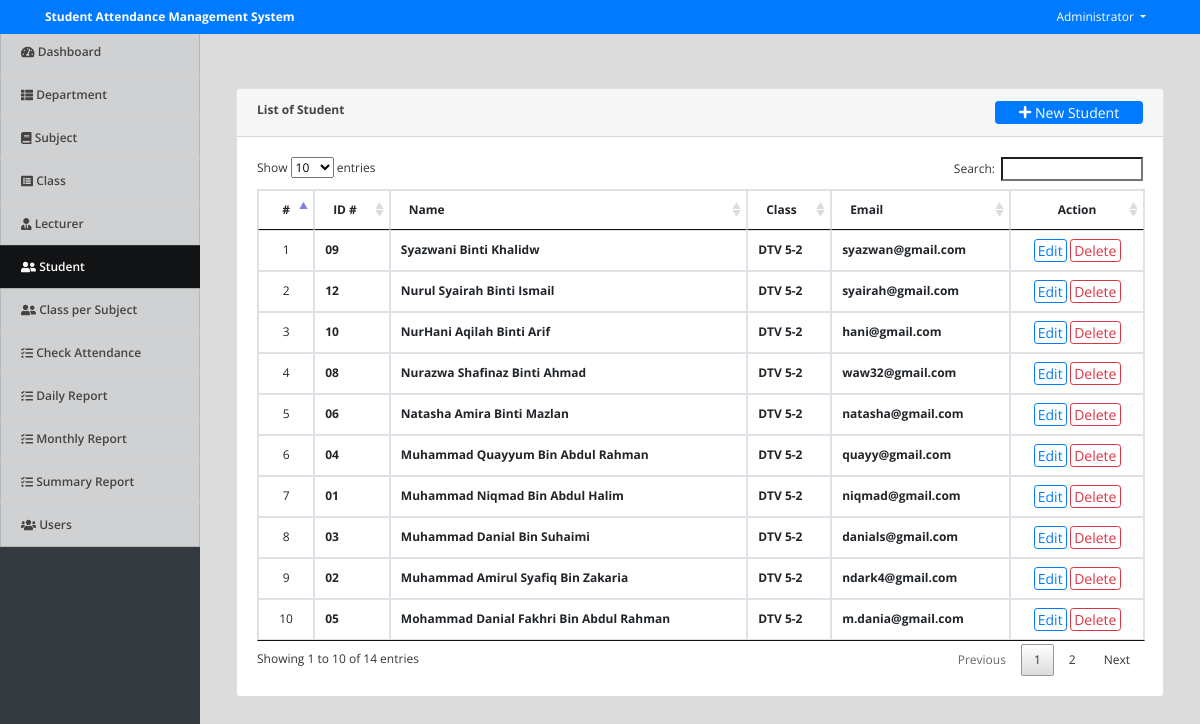
The app's page /index.php?page=students (signed in) with its own data.
### tables this page shows
CREATE TABLE `students` (
  `id` int(30) NOT NULL,
  `id_no` varchar(50) NOT NULL,
  `class_id` int(30) NOT NULL,
  `name` text NOT NULL,
  `date_created` datetime NOT NULL DEFAULT current_timestamp(),
  `email` text DEFAULT NULL
);

### students.php (the view, shortened to what this page needs)
<?php include('db_connect.php');?>
<div class="container-fluid">
	<div class="col-lg-12">
		<div class="row">
			<div class="col-md-12">
				<div class="card">
					<div class="card-header">
						<b>List of Student</b>
						<span class="float:right"><a class="btn btn-primary btn-block btn-sm col-sm-2 float-right" href="javascript:void(0)" id="new_student">
					<i class="fa fa-plus"></i> New Student
				</a></span>
					</div>
					<div class="card-body">
						<table class="table table-condensed table-bordered table-hover">
							<thead>
								<tr>
									<th class="text-center">#</th>
									<th class="">ID #</th>
									<th class="">Name</th>
									<th class="">Class</th>
									<th class="">Email</th>
									<th class="text-center">Action</th>
								</tr>
							</thead>
							<tbody>
								<?php
								$i = 1;
								$student = $conn->query("SELECT s.*,concat(co.course,' ',c.level,'-',c.section) as `class` FROM students s inner join `class` c on c.id = s.class_id inner join courses co on co.id = c.course_id order by s.name desc ");
								while($row=$student->fetch_assoc()):
								?>
								<tr>
									<td class="text-center"><?php echo $i++ ?></td>
									<td>
										<p> <b><?php echo $row['id_no'] ?></b></p>
									</td>
									<td>
										<p> <b><?php echo ucwords($row['name']) ?></b></p>
									</td>
									<td class="">
										 <p> <b><?php echo $row['class'] ?></b></p>
									</td>
									<td>
										<p> <b><?php echo $row['email'] ?></b></p>
									</td>
									<td class="text-center">
										<button class="btn btn-sm btn-outline-primary edit_student" type="button" data-id="<?php echo $row['id'] ?>" >Edit</button>
										<button class="btn btn-sm btn-outline-danger delete_student" type="button" data-id="<?php echo $row['id'] ?>">Delete</button>
									</td>
								</tr>
								<?php endwhile; ?>
							</tbody>
						</table>
					</div>
				</div>
			</div>
		</div>
	</div>
</div>

### index.php (shortened to what this page needs)
<!DOCTYPE html>
<html lang="en">
<head>
<?php
 include('./header.php');
 ?>
</head>
<body>
	<?php include 'topbar.php' ?>
	<?php include 'navbar.php' ?>
  <main id="view-panel" >
      <?php $page = isset($_GET['page']) ? $_GET['page'] :'home'; ?>
  	<?php include $page.'.php' ?>
  </main>
</body>
</html>

### header.php (shortened to what this page needs)
  <link rel="stylesheet" href="assets/font-awesome/css/all.min.css">
<link href="assets/vendor/bootstrap/css/bootstrap.min.css" rel="stylesheet">
<link href="assets/vendor/icofont/icofont.min.css" rel="stylesheet">
<link href="assets/vendor/boxicons/css/boxicons.min.css" rel="stylesheet">
<link href="assets/vendor/venobox/venobox.css" rel="stylesheet">
<link href="assets/vendor/animate.css/animate.min.css" rel="stylesheet">
<link href="assets/vendor/remixicon/remixicon.css" rel="stylesheet">
<link href="assets/vendor/owl.carousel/assets/owl.carousel.min.css" rel="stylesheet">
<link href="assets/vendor/bootstrap-datepicker/css/bootstrap-datepicker.min.css" rel="stylesheet">
<link href="assets/DataTables/datatables.min.css" rel="stylesheet">
<link href="assets/css/jquery.datetimepicker.min.css" rel="stylesheet">
<link href="assets/css/select2.min.css" rel="stylesheet">
<link href="assets/css/style.css" rel="stylesheet">
<link type="text/css" rel="stylesheet" href="assets/css/jquery-te-1.4.0.css">

### topbar.php (shortened to what this page needs)
<nav class="navbar navbar-light fixed-top bg-primary" style="padding:0">
  <div class="container-fluid mt-2 mb-2">
  	<div class="col-lg-12">
      <div class="col-md-4 float-left text-white">
        <large><b><?php echo isset($_SESSION['system']['name']) ? $_SESSION['system']['name'] : '' ?></b></large>
      </div>
	  	<div class="float-right">
        <div class=" dropdown mr-4">
            <a href="#" class="text-white dropdown-toggle"  id="account_settings" data-toggle="dropdown" aria-haspopup="true" aria-expanded="false"><?php echo $_SESSION['login_name'] ?> </a>
        </div>
      </div>
  </div>
</nav>

### navbar.php (shortened to what this page needs)
<nav id="sidebar" class='mx-lt-5 bg-dark' >
		<div class="sidebar-list">
				<a href="index.php?page=home" class="nav-item nav-home"><span class='icon-field'><i class="fa fa-tachometer-alt "></i></span> Dashboard</a>
				<?php if($_SESSION['login_faculty_id'] <= 0): ?>
				<a href="index.php?page=courses" class="nav-item nav-courses"><span class='icon-field'><i class="fa fa-th-list "></i></span> Department</a>
				<a href="index.php?page=subjects" class="nav-item nav-subjects"><span class='icon-field'><i class="fa fa-book "></i></span> Subject</a>
				<a href="index.php?page=class" class="nav-item nav-class"><span class='icon-field'><i class="fa fa-list-alt "></i></span> Class</a>
				<a href="index.php?page=faculty" class="nav-item nav-faculty"><span class='icon-field'><i class="fa fa-user-tie "></i></span> Lecturer</a>
				<a href="index.php?page=students" class="nav-item nav-students"><span class='icon-field'><i class="fa fa-user-friends "></i></span> Student</a>
				<a href="index.php?page=class_subject" class="nav-item nav-class_subject"><span class='icon-field'><i class="fa fa-user-friends "></i></span> Class per Subject</a>
				<?php endif; ?>
				<a href="index.php?page=check_attendance" class="nav-item nav-check_attendance"><span class='icon-field'><i class="fa fa-tasks "></i></span> Check Attendance</a>
				<a href="index.php?page=attendance_record" class="nav-item nav-attendance_record"><span class='icon-field'><i class="fa fa-tasks "></i></span> Daily Report</a>
				<a href="index.php?page=attendance_report" class="nav-item nav-attendance_report"><span class='icon-field'><i class="fa fa-tasks "></i></span> Monthly Report</a>
				<a href="index.php?page=attendance_report2" class="nav-item nav-attendance_report2"><span class='icon-field'><i class="fa fa-tasks "></i></span> Summary Report</a>
				<?php if($_SESSION['login_type'] == 1): ?>
				<a href="index.php?page=users" class="nav-item nav-users"><span class='icon-field'><i class="fa fa-users "></i></span> Users</a>
			<?php endif; ?>
		</div>
</nav>

### assets/css/style.css (style rules this page uses)
body { font-family: "Open Sans", sans-serif; color: #444444; width: 100%; height: calc(100%); font-size: 12px; }
a { color: #1977cc; }
nav#sidebar { height: calc(100%); position: fixed; z-index: 99; left: 0; width: 200px; font-size: 12px; top: 2.5em; }
a.nav-item { position: relative; display: block; padding: .75rem 1.25rem; margin-bottom: -1px; border: 1px solid rgba(0,0,0,.125); background-color: #ffffffc4; color: #484343; font-weight: 600; }
a.nav-item:hover, .nav-item.active { background-color: #000000ad; color: #fffafa; }
main#view-panel { margin-left: 200px; width:calc(100% - 200px); margin-top: 2.8em; padding: .5em }
.btn-sm { padding: .0001rem .2rem; }

### index.php (style rules this page uses)
body { background: #80808045; }

### students.php (style rules this page uses)
td { vertical-align: middle !important; }
td p { margin: unset }

### records on screen
students: id_no "09", name "Syazwani Binti Khalidw", class "DTV 5-2", email "syazwan@gmail.com"
students: id_no "12", name "Nurul Syairah Binti Ismail", class "DTV 5-2", email "syairah@gmail.com"
students: id_no "10", name "NurHani Aqilah Binti Arif", class "DTV 5-2", email "hani@gmail.com"
students: id_no "08", name "Nurazwa Shafinaz Binti Ahmad", class "DTV 5-2", email "waw32@gmail.com"
students: id_no "06", name "Natasha Amira Binti Mazlan", class "DTV 5-2", email "natasha@gmail.com"
students: id_no "04", name "Muhammad Quayyum Bin Abdul Rahman", class "DTV 5-2", email "quayy@gmail.com"
students: id_no "01", name "Muhammad Niqmad Bin Abdul Halim", class "DTV 5-2", email "niqmad@gmail.com"
students: id_no "03", name "Muhammad Danial Bin Suhaimi", class "DTV 5-2", email "danials@gmail.com"
students: id_no "02", name "Muhammad Amirul Syafiq Bin Zakaria", class "DTV 5-2", email "ndark4@gmail.com"
students: id_no "05", name "Mohammad Danial Fakhri Bin Abdul Rahman", class "DTV 5-2", email "m.dania@gmail.com"

### other values on screen
$_SESSION['system']['name'] "Student Attendance Management System"
$_SESSION['login_name'] "Administrator"
